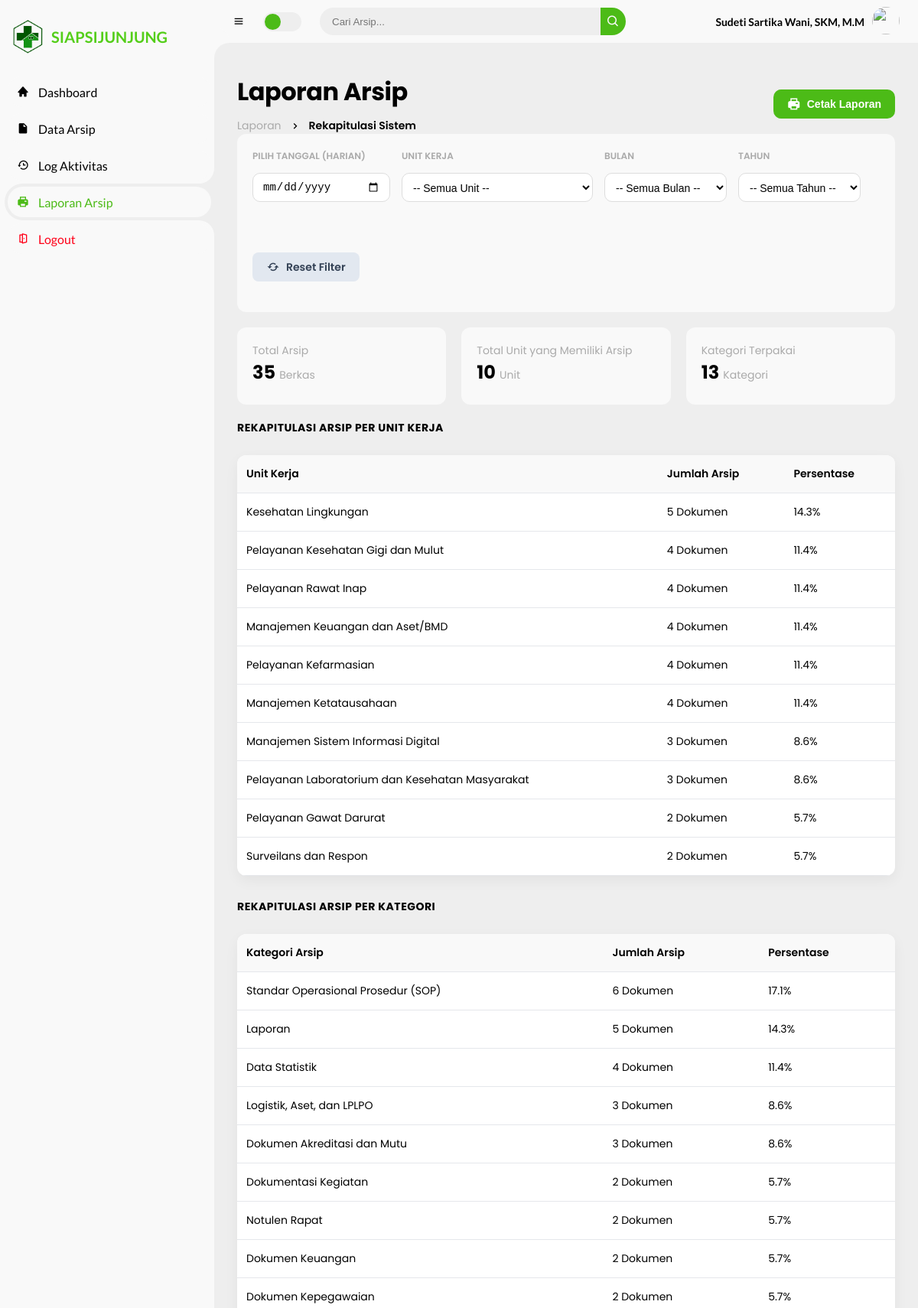
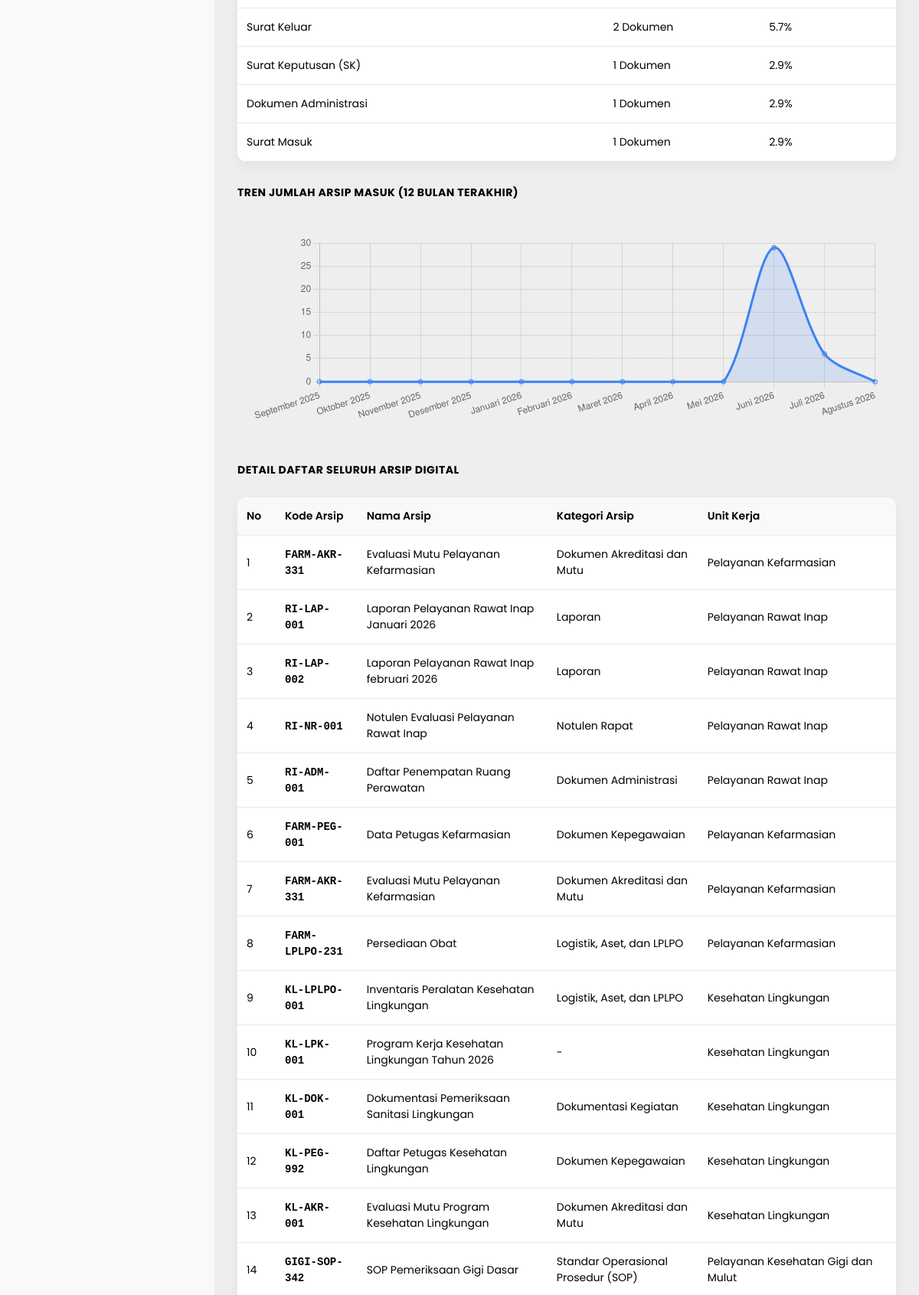
Screenshot of /pages/admin/laporan_arsip.php (signed in, upper part) with the database file from the repository (2 pictures, top to bottom).
### tables this page shows
CREATE TABLE `arsip` (
  `id_arsip` int(11) NOT NULL,
  `kode_arsip` varchar(50) NOT NULL,
  `nama_arsip` varchar(255) NOT NULL,
  `id_kategori` int(11) DEFAULT NULL,
  `id_unit` int(11) DEFAULT NULL,
  `file_arsip` varchar(255) NOT NULL,
  `deskripsi` text DEFAULT NULL,
  `created_at` timestamp NOT NULL DEFAULT current_timestamp()
);

CREATE TABLE `kategori` (
  `id_kategori` int(11) NOT NULL,
  `nama_kategori` varchar(50) NOT NULL,
  `created_at` timestamp NOT NULL DEFAULT current_timestamp()
);

CREATE TABLE `unit_kerja` (
  `id_unit` int(11) NOT NULL,
  `kode_unit` varchar(20) NOT NULL,
  `nama_unit` varchar(100) NOT NULL,
  `penanggung_jawab` varchar(100) NOT NULL,
  `created_at` timestamp NOT NULL DEFAULT current_timestamp()
);

### pages/admin/laporan_arsip.php (the view, shortened to what this page needs)
<?php
include "../../config/koneksi.php";
$nama_bulan_indo = [
    '01' => 'Januari', '02' => 'Februari', '03' => 'Maret', '04' => 'April',
    '05' => 'Mei', '06' => 'Juni', '07' => 'Juli', '08' => 'Agustus',
    '09' => 'September', '10' => 'Oktober', '11' => 'November', '12' => 'Desember'
];
$f_unit = $_GET['filter_unit'] ?? '';
$f_tanggal = $_GET['filter_tanggal'] ?? '';
$min_date = "";
$max_date = "";
$query_base = "SELECT a.*, u.nama_unit, k.nama_kategori
               FROM arsip a
               LEFT JOIN unit_kerja u ON a.id_unit = u.id_unit
               LEFT JOIN kategori k ON a.id_kategori = k.id_kategori WHERE 1=1";
$query_base .= " ORDER BY a.created_at DESC";
$stmt = mysqli_prepare($koneksi, $query_base);
mysqli_stmt_execute($stmt);
$query_laporan = mysqli_stmt_get_result($stmt);
$total_arsip = mysqli_num_rows($query_laporan);
$q_rekap = "SELECT u.nama_unit, COUNT(a.id_arsip) as total
            FROM unit_kerja u
            LEFT JOIN arsip a ON u.id_unit = a.id_unit";
$q_rekap .= " GROUP BY u.id_unit ORDER BY total DESC";
$stmt_rekap = mysqli_prepare($koneksi, $q_rekap);
    mysqli_stmt_execute($stmt_rekap);
$rekap_data = mysqli_stmt_get_result($stmt_rekap);
$rekap_array = [];
$total_unit_berarsip = 0;
while ($rkp = mysqli_fetch_assoc($rekap_data)) {
    $rekap_array[] = $rkp;
    if ($rkp['total'] > 0) {
        $total_unit_berarsip++;
    }
}
$q_rekap_kategori = "SELECT k.nama_kategori, COUNT(a.id_arsip) as total
                      FROM kategori k
                      LEFT JOIN arsip a ON k.id_kategori = a.id_kategori";
$q_rekap_kategori .= " GROUP BY k.id_kategori ORDER BY total DESC";
$stmt_rekap_kat = mysqli_prepare($koneksi, $q_rekap_kategori);
mysqli_stmt_execute($stmt_rekap_kat);
$rekap_kategori_data = mysqli_stmt_get_result($stmt_rekap_kat);
$rekap_kategori_array = [];
$total_kategori_terpakai = 0;
while ($rk = mysqli_fetch_assoc($rekap_kategori_data)) {
    $rekap_kategori_array[] = $rk;
    if ($rk['total'] > 0) {
        $total_kategori_terpakai++;
    }
}
$q_tren = "SELECT DATE_FORMAT(created_at, '%Y-%m') as periode, COUNT(*) as total
           FROM arsip
           WHERE created_at >= DATE_SUB(CURDATE(), INTERVAL 11 MONTH)
           GROUP BY periode
           ORDER BY periode ASC";
$tren_data = mysqli_query($koneksi, $q_tren);
$tren_map = [];
while ($t = mysqli_fetch_assoc($tren_data)) {
    $tren_map[$t['periode']] = (int) $t['total'];
}
$tren_label = [];
$tren_value = [];
for ($i = 11; $i >= 0; $i--) {
    $ts = strtotime("-$i month");
    $key = date('Y-m', $ts);
    $label = $nama_bulan_indo[date('m', $ts)] . " " . date('Y', $ts);
    $tren_label[] = $label;
    $tren_value[] = $tren_map[$key] ?? 0;
}
$nama_unit_aktif = "Semua Unit";
?>
<!DOCTYPE html>
<html lang="id">
<head>
    <link rel="stylesheet" href="../../assets/boxicons-2.1.4/css/boxicons.min.css">
    <link rel="stylesheet" href="../../assets/css/style.css">
</head>
<body>
    <?php include '../partials/sidebar.php'; ?>
    <section id="content">
        <?php include '../partials/navbar.php'; ?>
        <main>
            <div class="head-title">
                <div class="left">
                    <h1>Laporan Arsip</h1>
                    <ul class="breadcrumb">
                        <li><a href="#">Laporan</a></li>
                        <li><i class='bx bx-chevron-right'></i></li>
                        <li><a class="active" href="#">Rekapitulasi Sistem</a></li>
                    </ul>
                </div>
                <button onclick="window.print()" class="btn-action-custom btn-print" style="background: var(--green); color: #fff; border-radius: 10px;">
                    <i class='bx bxs-printer' style="font-size: 18px;"></i> <span class="text">Cetak Laporan</span>
                </button>
            </div>
            <div class="filter-card">
                <form action="" method="GET">
                    <div class="filter-row">
                        <div class="form-group">
                            <label>Pilih Tanggal (Harian)</label>
                            <input type="date"
                                   name="filter_tanggal"
                                   value="<?= $f_tanggal; ?>"
                                   min="<?= $min_date; ?>"
                                   max="<?= $max_date; ?>"
                                   onchange="this.form.submit()"
                                   class="form-control-custom"
                                   style="width: 180px; cursor: pointer;">
                        </div>
                        <div class="form-group">
                            <label>Unit Kerja</label>
                            <select name="filter_unit" onchange="this.form.submit()" class="form-control-custom" style="width: 250px; cursor: pointer; padding: 10px;">
                                <option value="">-- Semua Unit --</option>
                            </select>
                        </div>
                        <div class="form-group">
                            <label>Bulan</label>
                            <select name="filter_bulan" onchange="this.form.submit()" class="form-control-custom" style="cursor: pointer; width: 160px; padding: 10px;">
                                <option value="">-- Semua Bulan --</option>
                            </select>
                        </div>
                        <div class="form-group">
                            <label>Tahun</label>
                            <select name="filter_tahun" onchange="this.form.submit()" class="form-control-custom" style="cursor: pointer; width: 140px; padding: 10px;">
                                <option value="">-- Semua Tahun --</option>
                            </select>
                        </div>
                        <div class="form-group">
                            <label>&nbsp;</label>
                            <a href="laporan_arsip.php" class="btn-action-custom" style="background: #e2e8f0; color: #334155 !important;">
                                <i class='bx bx-refresh' style="font-size: 18px;"></i> Reset Filter
                            </a>
                        </div>
                    </div>
                </form>
            </div>
            <div class="report-stats">
                <div class="stat-card">
                    <p>Total Arsip</p>
                    <h3 style="color: var(--dark);"><?= $total_arsip; ?> <span style="font-size: 14px; font-weight: normal; color: var(--dark-grey);">Berkas</span></h3>
                </div>
                <?php if ($f_unit == '') : ?>
                    <div class="stat-card" style="border-left-color: var(--orange);">
                        <p>Total Unit yang Memiliki Arsip</p>
                        <h3 style="color: var(--dark);"><?= $total_unit_berarsip; ?> <span style="font-size: 14px; font-weight: normal; color: var(--dark-grey);">Unit</span></h3>
                    </div>
                <?php endif; ?>
                <div class="stat-card" style="border-left-color: var(--green);">
                    <p>Kategori Terpakai</p>
                    <h3 style="color: var(--dark);"><?= $total_kategori_terpakai; ?> <span style="font-size: 14px; font-weight: normal; color: var(--dark-grey);">Kategori</span></h3>
                </div>
            </div>
            <?php if ($f_unit == '') : ?>
                <div class="table-title">Rekapitulasi Arsip Per Unit Kerja</div>
                <div class="table-data" style="margin-bottom: 30px;">
                    <div class="order">
                        <table>
                            <thead>
                                <tr>
                                    <th>Unit Kerja</th>
                                    <th>Jumlah Arsip</th>
                                    <th>Persentase</th>
                                </tr>
                            </thead>
                            <tbody>
                                <?php foreach ($rekap_array as $rkp) :
                                    $persen = ($total_arsip > 0) ? round(($rkp['total'] / $total_arsip) * 100, 1) : 0;
                                ?>
                                    <tr>
                                        <td><?= htmlspecialchars($rkp['nama_unit']); ?></td>
                                        <td><?= $rkp['total']; ?> Dokumen</td>
                                        <td><span class="status completed" style="width: <?= $persen; ?>%"><?= $persen; ?>%</span></td>
                                    </tr>
                                <?php endforeach; ?>
                            </tbody>
                        </table>
                    </div>
                </div>
            <?php endif; ?>
            <div class="table-title <?= ($f_unit == '') ? 'force-page-break' : ''; ?>">Rekapitulasi Arsip Per Kategori</div>
            <div class="table-data" style="margin-bottom: 30px;">
                <div class="order">
                    <table>
                        <thead>
                            <tr>
                                <th>Kategori Arsip</th>
                                <th>Jumlah Arsip</th>
                                <th>Persentase</th>
                            </tr>
                        </thead>
                        <tbody>
                            <?php if (count($rekap_kategori_array) > 0) : ?>
                                <?php foreach ($rekap_kategori_array as $rk) :
                                    $persen_kat = ($total_arsip > 0) ? round(($rk['total'] / $total_arsip) * 100, 1) : 0;
                                ?>
                                    <tr>
                                        <td><?= htmlspecialchars($rk['nama_kategori']); ?></td>
                                        <td><?= $rk['total']; ?> Dokumen</td>
                                        <td><span class="status completed" style="width: <?= $persen_kat; ?>%"><?= $persen_kat; ?>%</span></td>
                                    </tr>
                                <?php endforeach; ?>
                            <?php else : ?>
                                <tr>
                                    <td colspan="3" style="text-align: center; padding: 20px; color: var(--dark-grey);">Belum ada data kategori.</td>
                                </tr>
                            <?php endif; ?>
                        </tbody>
                    </table>
                </div>
            </div>
            <div class="table-title hide-on-print">Tren Jumlah Arsip Masuk (12 Bulan Terakhir)</div>
            <div class="table-data hide-on-print" style="margin-bottom: 30px; padding: 20px;">
                <canvas id="chartTrenArsip" height="90"></canvas>
            </div>
            <div class="table-title hide-on-print <?= ($f_unit != '') ? 'force-print force-page-break' : ''; ?>">
                <?= ($f_unit == '') ? 'Detail Daftar Seluruh Arsip Digital' : 'Detail Daftar Arsip Kerja - ' . htmlspecialchars($nama_unit_aktif); ?>
            </div>
            <div class="table-data hide-on-print <?= ($f_unit != '') ? 'force-print' : ''; ?>">
                <div class="order">
                    <table>
                        <thead>
                            <tr>
                                <th width="50">No</th>
                                <th>Kode Arsip</th>
                                <th>Nama Arsip</th>
                                <th>Kategori Arsip</th>
                                <th>Unit Kerja</th>
                            </tr>
                        </thead>
                        <tbody>
                            <?php if ($total_arsip > 0) : $no = 1; ?>
                                <?php while ($row = mysqli_fetch_assoc($query_laporan)) : ?>
                                    <tr onclick="window.location='arsip_view.php?id=<?= $row['id_arsip']; ?>'" style="cursor: pointer;" title="Klik untuk detail">
                                        <td><?= $no++; ?></td>
                                        <td><span style="font-family: monospace; font-weight: bold;"><?= $row['kode_arsip']; ?></span></td>
                                        <td><?= htmlspecialchars($row['nama_arsip']); ?></td>
                                        <td><?= htmlspecialchars($row['nama_kategori'] ?? '-'); ?></td>
                                        <td><?= htmlspecialchars($row['nama_unit'] ?? 'GLOBAL'); ?></td>
                                    </tr>
                                <?php endwhile; ?>
                            <?php else : ?>
                                <tr>
                                    <td colspan="5" style="text-align: center; padding: 30px; color: var(--dark-grey);">Tidak ada data arsip pada periode/filter ini.</td>
                                </tr>
                            <?php endif; ?>
                        </tbody>
                    </table>
                </div>
            </div>
        </main>
    </section>
    <script>
        const ctxTren = document.getElementById('chartTrenArsip');
        if (ctxTren) {
            new Chart(ctxTren, {
                type: 'line',
                data: {
                    labels: <?= json_encode($tren_label); ?>,
                    datasets: [{
                        label: 'Jumlah Arsip Masuk',
                        data: <?= json_encode($tren_value); ?>,
                        borderColor: '#3b82f6',
                        backgroundColor: 'rgba(59, 130, 246, 0.15)',
                        tension: 0.3,
                        fill: true,
                        pointRadius: 3
                    }]
                },
                options: {
                    responsive: true,
                    plugins: { legend: { display: false } },
                    scales: {
                        y: { beginAtZero: true, ticks: { precision: 0 } }
                    }
                }
            });
        }
    </script>
</body>
</html>

### rows the page displays
arsip: kode_arsip "FARM-AKR-331", nama_arsip "Evaluasi Mutu Pelayanan Kefarmasian", id_kategori.nama_kategori "Dokumen Akreditasi dan Mutu", id_unit.nama_unit "Pelayanan Kefarmasian"
arsip: kode_arsip "RI-LAP-001", nama_arsip "Laporan Pelayanan Rawat Inap Januari 2026", id_kategori.nama_kategori "Laporan", id_unit.nama_unit "Pelayanan Rawat Inap"
arsip: kode_arsip "RI-LAP-002", nama_arsip "Laporan Pelayanan Rawat Inap februari 2026", id_kategori.nama_kategori "Laporan", id_unit.nama_unit "Pelayanan Rawat Inap"
arsip: kode_arsip "RI-NR-001", nama_arsip "Notulen Evaluasi Pelayanan Rawat Inap", id_kategori.nama_kategori "Notulen Rapat", id_unit.nama_unit "Pelayanan Rawat Inap"
arsip: kode_arsip "RI-ADM-001", nama_arsip "Daftar Penempatan Ruang Perawatan", id_kategori.nama_kategori "Dokumen Administrasi", id_unit.nama_unit "Pelayanan Rawat Inap"
arsip: kode_arsip "FARM-PEG-001", nama_arsip "Data Petugas Kefarmasian", id_kategori.nama_kategori "Dokumen Kepegawaian", id_unit.nama_unit "Pelayanan Kefarmasian"
arsip: kode_arsip "FARM-AKR-331", nama_arsip "Evaluasi Mutu Pelayanan Kefarmasian", id_kategori.nama_kategori "Dokumen Akreditasi dan Mutu", id_unit.nama_unit "Pelayanan Kefarmasian"
arsip: kode_arsip "FARM-LPLPO-231", nama_arsip "Persediaan Obat", id_kategori.nama_kategori "Logistik, Aset, dan LPLPO", id_unit.nama_unit "Pelayanan Kefarmasian"
arsip: kode_arsip "KL-LPLPO-001", nama_arsip "Inventaris Peralatan Kesehatan Lingkungan", id_kategori.nama_kategori "Logistik, Aset, dan LPLPO", id_unit.nama_unit "Kesehatan Lingkungan"
arsip: kode_arsip "KL-LPK-001", nama_arsip "Program Kerja Kesehatan Lingkungan Tahun 2026", nama_kategori "-", id_unit.nama_unit "Kesehatan Lingkungan"
arsip: kode_arsip "KL-DOK-001", nama_arsip "Dokumentasi Pemeriksaan Sanitasi Lingkungan", id_kategori.nama_kategori "Dokumentasi Kegiatan", id_unit.nama_unit "Kesehatan Lingkungan"
arsip: kode_arsip "KL-PEG-992", nama_arsip "Daftar Petugas Kesehatan Lingkungan", id_kategori.nama_kategori "Dokumen Kepegawaian", id_unit.nama_unit "Kesehatan Lingkungan"
arsip: kode_arsip "KL-AKR-001", nama_arsip "Evaluasi Mutu Program Kesehatan Lingkungan", id_kategori.nama_kategori "Dokumen Akreditasi dan Mutu", id_unit.nama_unit "Kesehatan Lingkungan"
arsip: kode_arsip "GIGI-SOP-342", nama_arsip "SOP Pemeriksaan Gigi Dasar", id_kategori.nama_kategori "Standar Operasional Prosedur (SOP)", id_unit.nama_unit "Pelayanan Kesehatan Gigi dan Mulut"

### other values shown
$_SESSION['nama'] "Sudeti Sartika Wani, SKM, M.M"
$total_arsip "35"
$total_unit_berarsip "10"
$total_kategori_terpakai "13"
$rkp['nama_unit'] "Kesehatan Lingkungan"
$rkp['total'] "5"
$persen "14.3"
$rkp['nama_unit'] "Pelayanan Kesehatan Gigi dan Mulut"
$rkp['total'] "4"
$persen "11.4"
$rkp['nama_unit'] "Pelayanan Rawat Inap"
$rkp['nama_unit'] "Manajemen Keuangan dan Aset/BMD"
$rkp['nama_unit'] "Pelayanan Kefarmasian"
$rkp['nama_unit'] "Manajemen Ketatausahaan"
$rkp['nama_unit'] "Manajemen Sistem Informasi Digital"
